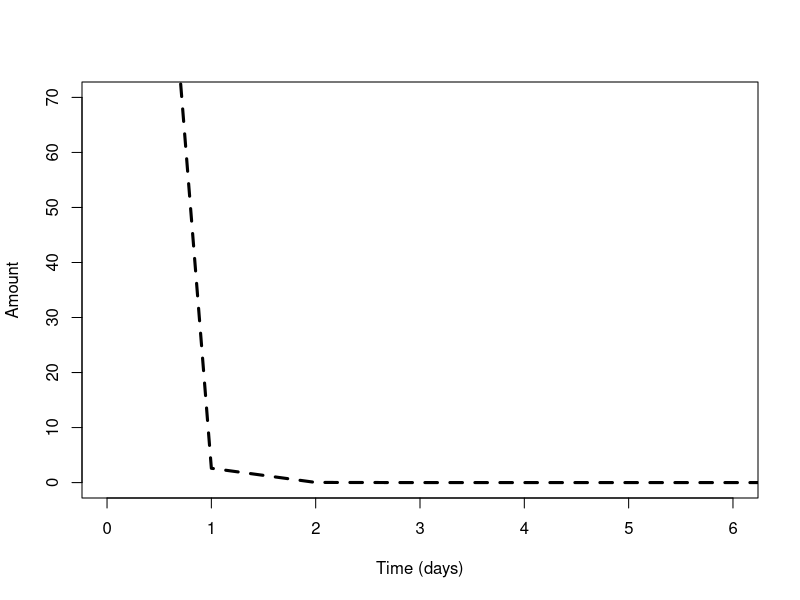
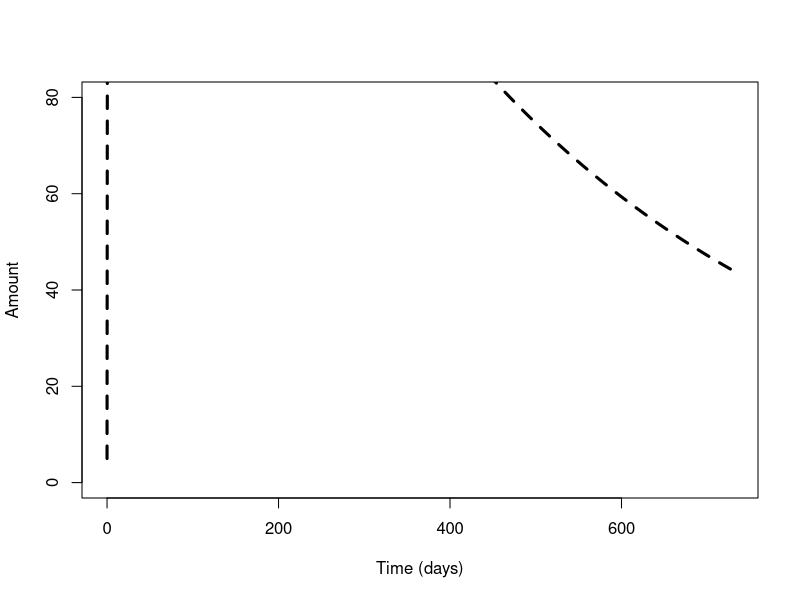
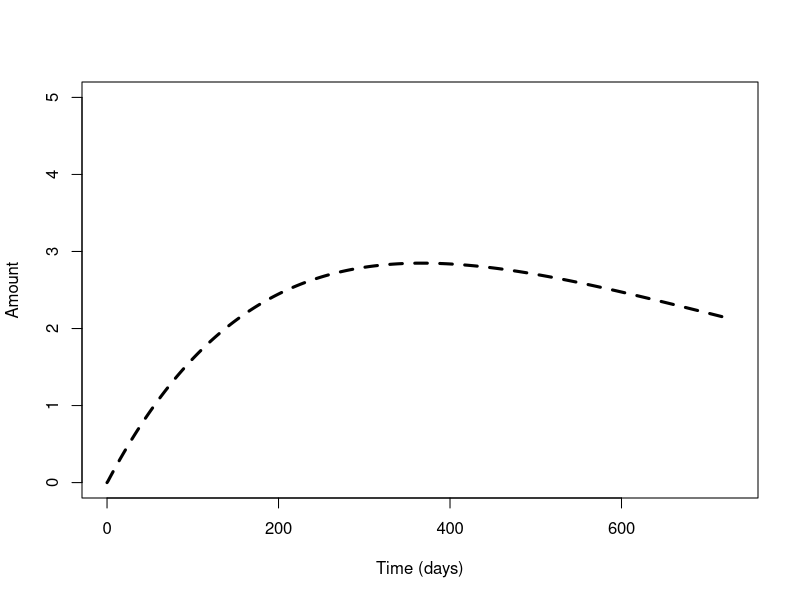
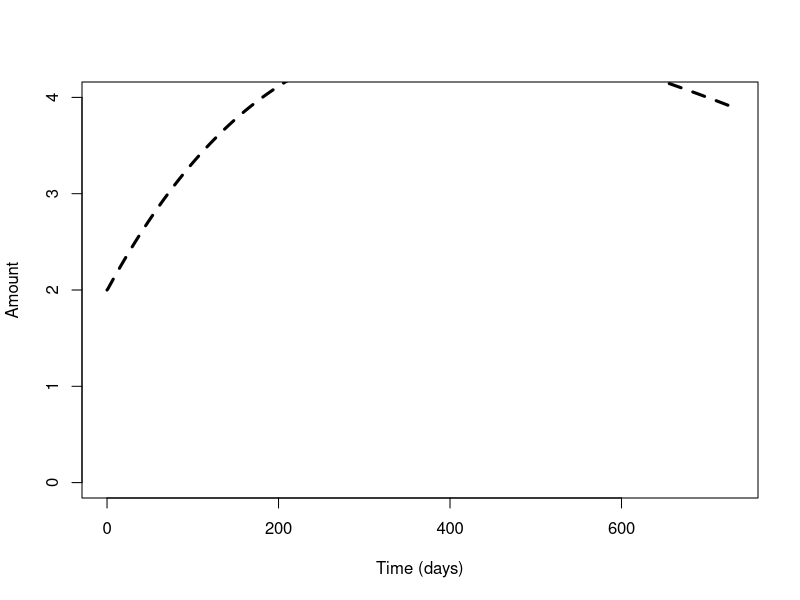
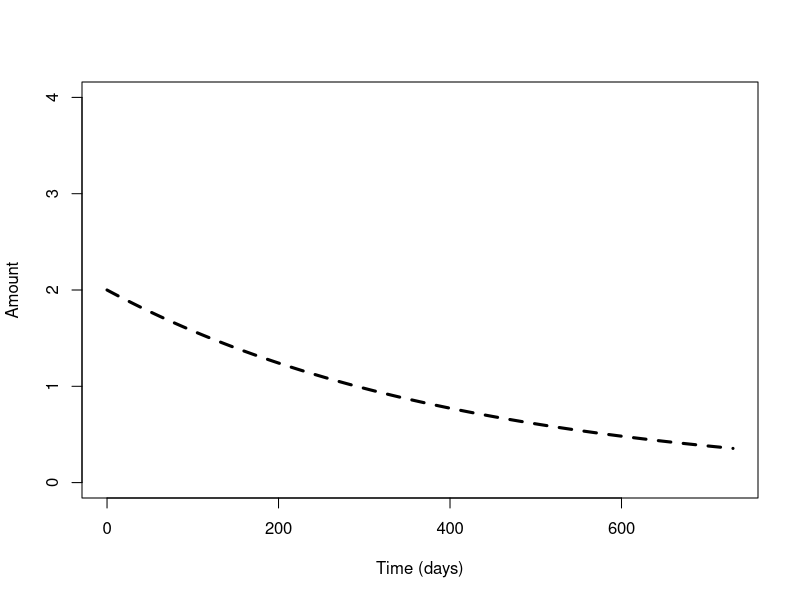
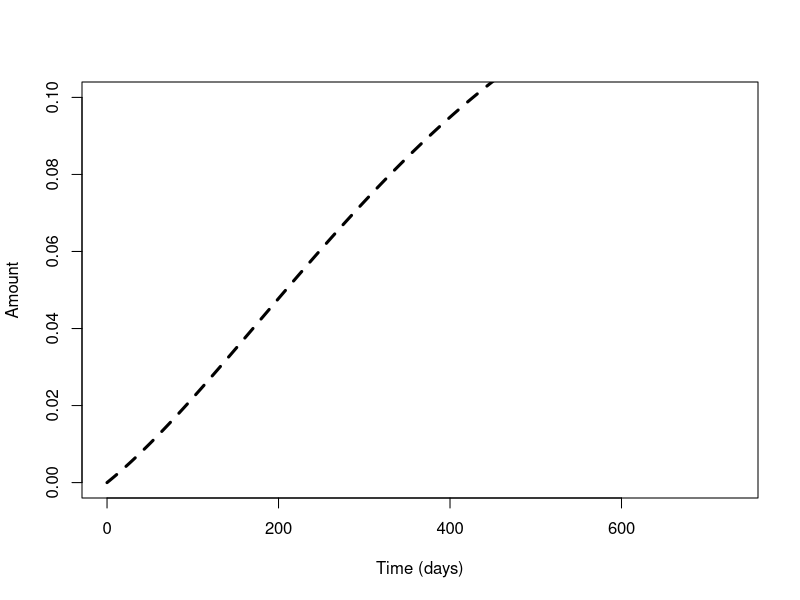
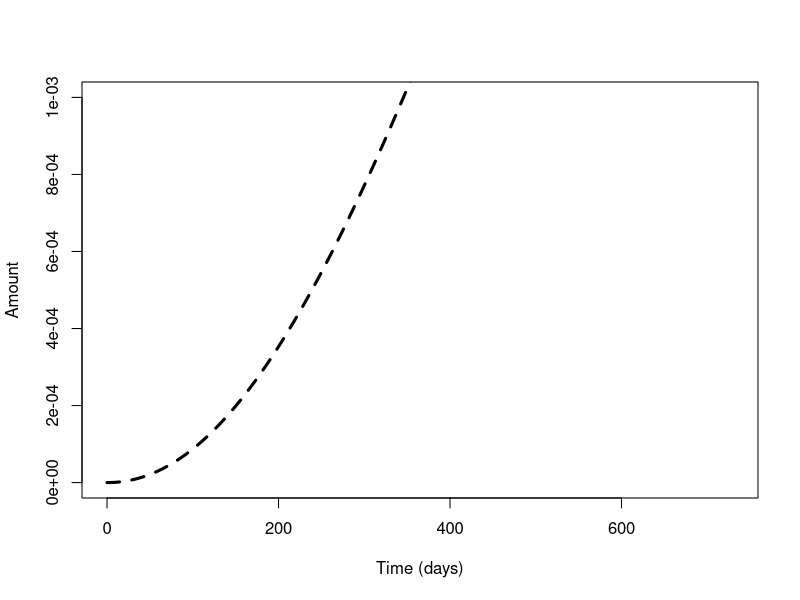
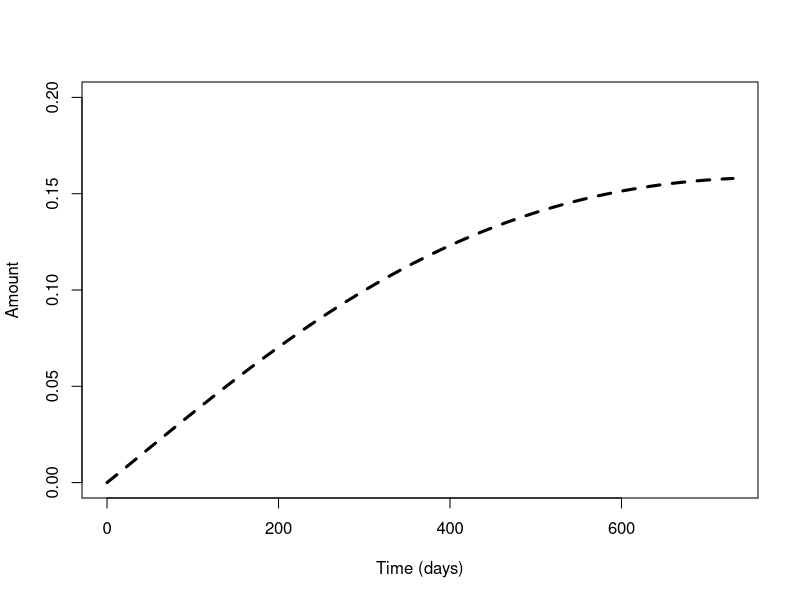

Generate these figures, in order, with R: (Note: this script raises an error after producing the figures.)
# TB model in R

rm(list=ls())

# get the ODE solver
library(deSolve)

# make the function of the system
model = function (current_timepoint, state_values, parameters)
{
  # create state variables (local variables)
  Vaccine = state_values [1]       
  Makrofag = state_values [2]
  IL12 = state_values [3]
  Th0_IL12 = state_values [4]
  Th0_IL17 = state_values [5]
  Th1 = state_values [6]
  IL2 = state_values [7]
  IFNg = state_values [8]
  IFNgk = state_values [9]
  TNFa = state_values [10]
  Dendrit = state_values [11]
  IL23 = state_values [12]
  Th17 = state_values [13]
  IL17 = state_values [14]
  GranulotcytKnoglemarv = state_values[15]
  #kM = state_values[16]
  
  
  #      ifelse current_timepoint >= stop
  #      ifelse (dVaccine =  initialværdi / (- Kv_m -  Kv_d - Kv_Gk)
  # Evt. skal dødsraterne ganges på med mængden
  
 # stop = 
  
  with ( 
    as.list (parameters),     # variable names within parameters can be used 
    {
      #Kv_m <- ifelse(Vaccine > 0.02, Kv_m.value, 0.00000001)
      #Kv_d <- ifelse(Vaccine > 0.02, Kv_d.value, 2)
      #Kv_Gk <- ifelse(Vaccine > 0, Kv_Gk.value, 0)
      #Vaccine <- ifelse(Kv_d > 0, Vaccine,0)
      Kv_m = 5*(250-Vaccine0)/((250-Vaccine0)+1)-(250-Vaccine0)*0.02
      Kv_d = 5*Vaccine0/(Vaccine0+1)-Vaccine0*0.02
      #Kv_m = 1
      #Kv_d = 1
      
      
      dVaccine = - Vaccine*Kv_m - Vaccine*Kv_d - Vaccine*Kv_Gk
      dMakrofag = Vaccine*(Kv_m) + TNFa * KTNFa_m + IFNgk * KIFNgk_m - Makrofag*sigma_m
      dIL12 = Makrofag * Km_IL12 - IL12 * KIL12_Th0 - IL12*sigma_IL12
      dTh0_IL12 = Makrofag * Km_Th0 + IL12 * KIL12_Th0 - Th0_IL12 * KTh0_Th1 + IL2 * KIL2_Th0  - Th0_IL12*sigma_Th0_IL12
      dTh1 = Th0_IL12 * KTh0_Th1 - Th1*sigma_Th1
      dIL2 = Th1 * KTh1_IL2 - IL2*sigma_IL2
      dIFNg = Th1 * KTh1_IFNg + Th17 * KTh17_IFNg + Th0_IL12 * KTh0_IL12_IFNg + IFNgk * KIFNgk_IFNg - IFNg * KIFNg_IFNgk + Th0_IL17 * KTh0_IL17_IFNg - IFNg*sigma_IFNg
      dIFNgk = - IFNgk * KIFNgk_IFNg + IFNg * KIFNg_IFNgk - IFNgk*sigma_IFNgk
      dTNFa = Makrofag * Km_TNFa - TNFa*sigma_TNFa
      dTh0_IL17 = IL23 * KIL23_Th0 - Th0_IL17 * KTh0_Th17 - Th0_IL17*sigma_Th0_IL17
      dDendrit = Vaccine*Kv_d - Dendrit*sigma_d
      dIL23 = Dendrit * Kd_IL23 - IL23*sigma_IL23
      dTh17 = Th0_IL17 * KTh0_Th17 - Th17*sigma_Th17
      dIL17 = Th17 * KTh17_IL17 - IL17*sigma_IL17
      dGranulocytKnoglemarv =  Vaccine*Kv_Gk + IL17 * KIL17_Gk - GranulotcytKnoglemarv*sigma_Gk 



      
      
      
      # combine results
      results = c(dVaccine, dMakrofag, dIL12, dTh0_IL12, dTh0_IL17, dTh1, dIL2, dIFNg, dIFNgk, dTNFa, dDendrit,
                  dIL23, dTh17, dIL17, dGranulocytKnoglemarv)
      list (results)
    }
  )
}

# parameters
KTh0_IL17_IFNg.value <- 0.00009
KTh0_IL12_IFNg.value <- 0.00009
#Kv_m.value <- 0.02
#Kv_d.value <- 0.000003
Kv_Gk.value <- 0.00009 # Ændre denne værdi for dose elimination
KTNFa_m.value <- 0.00009
KIFNgk_m.value <- 0.00009
Km_IL12.value <- 0.00009
KIL12_Th0.value <- 0.0009 
Km_Th0.value <- 0.00009
KTh0_Th1.value <- 0.00009 
KTh0_Th17.value <- 0.00009
KIL23_Th0.value <- 0.00009 
KIL2_Th0.value <- 0.00009 
KTh1_IL2.value <- 0.00009
KIFNgk_IFNg.value <- 0.00009 
KTh0_IFNg.value <- .00009 
KTh1_IFNg.value <- .00009
KTh17_IFNg.value <- .00009
KIFNg_IFNgk.value <- .00009
Km_TNFa.value <- .00009
Kd_IL23.value <- 0.00009
KTh17_IL17.value <- .00009
KIL17_Gk.value <- .00009
sigma_m.value <- 0.0023
sigma_IL12.value <- 0.0023
sigma_Th0_IL12.value <- 0.0023
sigma_Th0_IL17.value <- 0.0023
sigma_Th1.value <- 0.0023 #0.8
sigma_IL2.value <- 0.0023
sigma_IFNg.value <- 0.0023
sigma_IFNgk.value <- 0.0023
sigma_TNFa.value <- 0.0023
sigma_d.value <- 0.0023
sigma_IL23.value <- 0.0023
sigma_Th17.value <- 0.0023
sigma_IL17.value <- 0.0023
sigma_Gk.value <- 0.0023

parameter.list <- c(KTh0_IL17_IFNg = KTh0_IL17_IFNg.value, Kv_Gk = Kv_Gk.value, KTNFa_m = KTNFa_m.value, 
                    KIFNgk_m = KIFNgk_m.value,Km_IL12 = Km_IL12.value, KIL12_Th0 = KIL12_Th0.value,Km_Th0 = Km_Th0.value, 
                    KTh0_Th1 = KTh0_Th1.value, KTh0_Th17 = KTh0_Th17.value, KIL23_Th0 = KIL23_Th0.value,
                    KIL2_Th0 = KIL2_Th0.value, KTh1_IL2 = KTh1_IL2.value, KIFNgk_IFNg = KIFNgk_IFNg.value, 
                    KTh0_IL12_IFNg = KTh0_IL12_IFNg.value, KTh1_IFNg = KTh1_IFNg.value, KTh17_IFNg = KTh17_IFNg.value, 
                    KIFNg_IFNgk = KIFNg_IFNgk.value, Km_TNFa = Km_TNFa.value, Kd_IL23 = Kd_IL23.value, 
                    KTh17_IL17 = KTh17_IL17.value, KIL17_Gk = KIL17_Gk.value, sigma_m = sigma_m.value,
                    sigma_IL12 = sigma_IL12.value, sigma_Th0_IL12 = sigma_Th0_IL12.value, sigma_Th1 = sigma_Th1.value,
                    sigma_IL2 = sigma_IL2.value, sigma_IFNg = sigma_IFNg.value, sigma_IFNgk = sigma_IFNgk.value,
                    sigma_TNFa = sigma_TNFa.value, sigma_d = sigma_d.value, sigma_IL23 = sigma_IL23.value,
                    sigma_Th17 = sigma_Th17.value, sigma_IL17 = sigma_IL17.value, sigma_Gk = sigma_Gk.value,sigma_Th0_IL17 = sigma_Th0_IL17.value)

# initial values
Vaccine0 = 240
Makrofag0 = 5
IL120 = 0
Th0_IL12_0 = 2
Th0_IL17_0 = 2
Th10 = 0
IL20 = 0
IFNg0 = 0
IFNgk0 = 0
TNFa0 = 0
Dendrit0 = 5
IL230 = 0
Th170 = 0
IL170 = 0
GranulotcytKnoglemarv0 = 0

initial.values <- c(Vaccine = Vaccine0, Makrofag = Makrofag0, IL12 = IL120, Th0_IL12 = Th0_IL12_0, Th0_IL17 = Th0_IL17_0, Th1 = Th10, IL2 = IL20, IFNg = IFNg0, 
                    IFNgk = IFNgk0, TNFa = TNFa0, Dendrit = Dendrit0, IL23 = IL230, Th17 = Th170, IL17 = IL170, 
                    GranulotcytKnoglemarv = GranulotcytKnoglemarv0)

# Output timepoints
time.points <- seq(0,2*365,by=1)

# simulate the epidemic
output <- ode(y=initial.values,times = time.points,func = model, parms = parameter.list)

# Plot the result 

# IL12 pathway
plot(Vaccine~time,data=output,type='l',lwd=3,lty=2,col='black',ylim=c(0,70),xlim=c(0,6),ylab='Amount',xlab='Time (days)')
plot(Makrofag~time,data=output,type='l',lwd=3,lty=2,col='black',ylim=c(0,80),ylab='Amount',xlab='Time (days)')
plot(IL12~time,data=output,type='l',lwd=3,lty=2,col='black',ylim=c(0,5),ylab='Amount',xlab='Time (days)')
plot(Th0_IL12~time,data=output,type='l',lwd=3,lty=2,col='black',ylim=c(0,4),ylab='Amount',xlab='Time (days)')
plot(Th0_IL17~time,data=output,type='l',lwd=3,lty=2,col='black',ylim=c(0,4),ylab='Amount',xlab='Time (days)')
plot(Th1~time,data=output,type='l',lwd=3,lty=2,col='black',ylim=c(0,0.1),ylab='Amount',xlab='Time (days)')
plot(IL2~time,data=output,type='l',lwd=3,lty=2,col='black',ylim=c(0,0.001),ylab='Amount',xlab='Time (days)')
plot(IFNg~time,data=output,type='l',lwd=3,lty=2,col='black',ylim=c(0,0.2),ylab='Amount',xlab='Time (days)')
plot(IFNgk~time,data=output,type='l',lwd=3,lty=2,col='black',ylim=c(0,0.002),ylab='Amount',xlab='Time (days)')
plot(TNFa~time,data=output,type='l',lwd=3,lty=2,col='black',ylim=c(0,0.6),ylab='Amount',xlab='Time (days)')

# IL17 pathway
plot(Dendrit~time,data=output,type='l',lwd=3,lty=2,col='black',ylim=c(0,100),ylab='Amount',xlab='Time (days)')
plot(IL23~time,data=output,type='l',lwd=3,lty=2,col='black',ylim=c(0,5),ylab='Amount',xlab='Time (days)')
plot(Th17~time,data=output,type='l',lwd=3,lty=2,col='black',ylim=c(0,0.1),ylab='Amount',xlab='Time (days)')
plot(IL17~time,data=output,type='l',lwd=3,lty=2,col='black',ylim=c(0,0.001),ylab='Amount',xlab='Time (days)')
plot(GranulotcytKnoglemarv~time,data=output,type='l',lwd=3,lty=2,col='black',ylim=c(0,0.001),ylab='Amount',xlab='Time (days)')

#plot(Kv_d~time,data=output,type='l',lwd=3,lty=2,col='black',ylim=c(0,500),ylab='Amount',xlab='Time (days)')

plot()






# Herfra loades data
DATA <- read.table("DataUdenHuller.csv", header=TRUE, sep=";", as.is=TRUE)

VaccineDATA = as.numeric(gsub(",", ".", gsub("\\.", "", DATA$H56.vacc..Dose)))
RestimulerendeVaccineData = as.numeric(gsub(",", ".", gsub("\\.", "", DATA$H56.restim..ug.ml.)))
IL17DATA = as.numeric(gsub(",", ".", gsub("\\.", "", DATA$mean...IL.17)))
INFgDATA = as.numeric(gsub(",", ".", gsub("\\.", "", DATA$mean...IFNg)))
IL2DATA= as.numeric(gsub(",", ".", gsub("\\.", "", DATA$mean...IL.2)))
INFaDATA= as.numeric(gsub(",", ".", gsub("\\.", "", DATA$mean...TNFa)))


plot(VaccineDATA,IL17DATA,xlim=c(0,50))
plot(RestimulerendeVaccineData,IL17DATA,xlim=c(0,100))

CelleData <- read.table("Celler.csv", header=TRUE, sep=";", as.is=TRUE)
plot(CelleData$Time..days,CelleData$Response..SFU.mill.splenocytes.)




dose0CelleData <- CelleData[1:45,c('Time..days.','Response..SFU.mill.splenocytes.')]
dose01CelleData <- CelleData[46:90,c('Time..days.','Response..SFU.mill.splenocytes.')]

plot(dose01CelleData$Time..days,dose01CelleData$Response..SFU.mill.splenocytes.)
